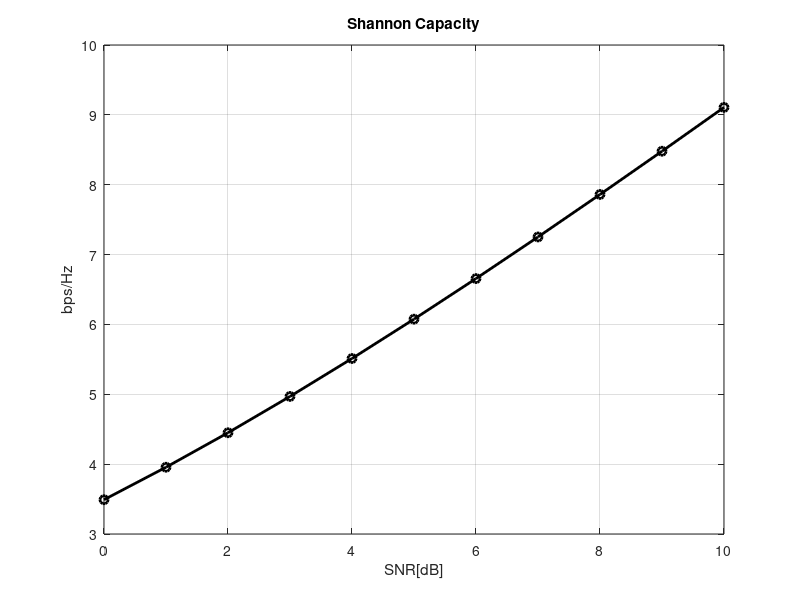

MATLAB code to generate this figure:
clear all; clf
sel_ant=2; % Number of antennas to select 
sel_method=0; % 0/1 for increasingly/decreasingly ordered selection
NT=4; NR=4; % Number of transmit/receive antennas
I=eye(NR,NR); sq2=sqrt(2);
SNRdBs = [0:10];  MaxIter=1000;   
for i_SNR=1:length(SNRdBs)
   SNRdB = SNRdBs(i_SNR);  
   SNR_sel_ant = 10^(SNRdB/10)/sel_ant;   
   rand('seed',1); randn('seed',1);  cum = 0;
   for i=1:MaxIter
      if sel_method==0
        sel_ant_indices=[];  rem_ant_indices=[1:NT];
       else 
        sel_ant_indices=[1:NT];  del_ant_indices=[];
      end
      H = (randn(NR,NT)+j*randn(NR,NT))/sq2;
      if sel_method==0 %increasingly ordered selection method
        for current_sel_ant_number=1:sel_ant
          clear log_SH;
           for n=1:length(rem_ant_indices)
              Hn = H(:,[sel_ant_indices rem_ant_indices(n)]); 
              log_SH(n) = log2(real(det(I+SNR_sel_ant*Hn*Hn')));
           end
           maximum_capacity = max(log_SH);
           selected = find(log_SH==maximum_capacity);
           sel_ant_index = rem_ant_indices(selected);
           rem_ant_indices = [rem_ant_indices(1:selected-1) rem_ant_indices(selected+1:end)];    
           sel_ant_indices = [sel_ant_indices sel_ant_index];
        end
       else %decreasingly ordered selection method
        for current_del_ant_number=1:NT-sel_ant
           clear log_SH;
           for n=1:length(sel_ant_indices)
              Hn = H(:,[sel_ant_indices(1:n-1) sel_ant_indices(n+1:end)]); 
              log_SH(n) = log2(real(det(I+SNR_sel_ant*Hn*Hn'))); 
           end
           maximum_capacity = max(log_SH);
           selected = find(log_SH==maximum_capacity);
           sel_ant_indices = [sel_ant_indices(1:selected-1) sel_ant_indices(selected+1:end)];                    
        end
     end
      cum = cum + maximum_capacity;
   end
   sel_capacity(i_SNR) = cum/MaxIter;
end
plot(SNRdBs,sel_capacity,'-ko', 'LineWidth',2); hold on;
xlabel('SNR[dB]'), ylabel('bps/Hz'), grid on;
title('Shannon Capacity')